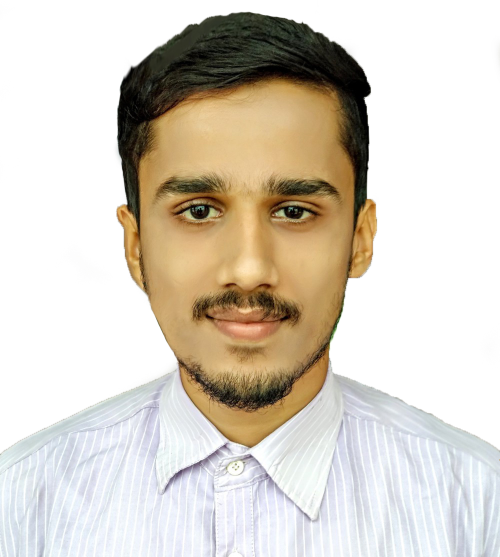
#> input picture DeepLearning_Complete/risu.jpg, 1000 x 1113 px (shown at 1/2 size)
$ jupyter execute Eigenfaces.ipynb
#> lines starting #> are read from the running program, lines starting #| are printed output that depends on the picture
[cell 1]
import numpy as np
from sklearn.decomposition import PCA
import matplotlib.pyplot as pl
from PIL import Image
from skimage import color

[cell 2]
a=Image.open('risu.jpg')
#> a is the input picture: PIL image 1000x1113 RGB; mean R, G, B 215.1, 207.5, 196

[cell 3]
img=np.array(a)

[cell 4]
img=color.rgb2gray(img)
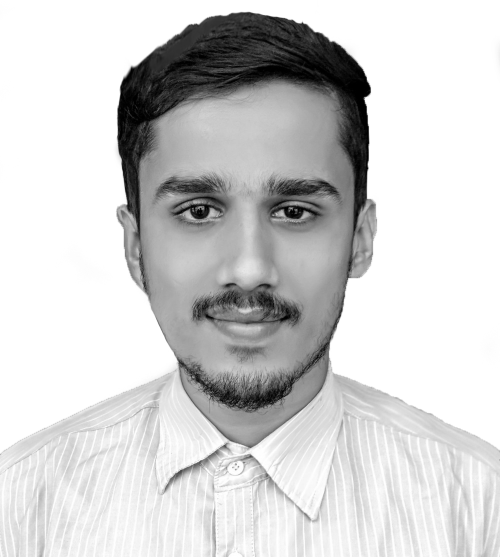
#> img: shape (1113, 1000) float64 (shown at 1/2 size); min 0, max 1, mean 0.817

[cell 5]
img=Image.fromarray(img)
#> img: PIL image 1000x1113 F

[cell 6]
pl.imshow(np.array(img))

[cell 7]
newsize=(1000,1024)
img=img.resize(newsize)
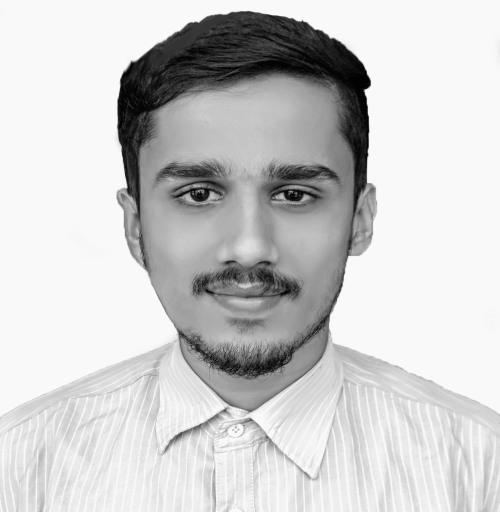
#> img: PIL image 1000x1024 F (shown at 1/2 size); min -0.0154, max 1.02, mean 0.817; drawn with min black and max white

[cell 8]
img=np.array(img)

[cell 9]
img.shape
#> Out = (1024, 1000)

[cell 10]
img2=img.copy()

[cell 11]
pl.imshow(img2)

[cell 12]
pca=PCA(n_components=2).fit_transform(img2)
#> pca = 1024 pairs, first value -12.44 to 7.42, second value -7.17 to 7.83

[cell 13]
pca[:,0].reshape(32,32)

[cell 14]
pl.imshow(pca[:,0].reshape(32,32))
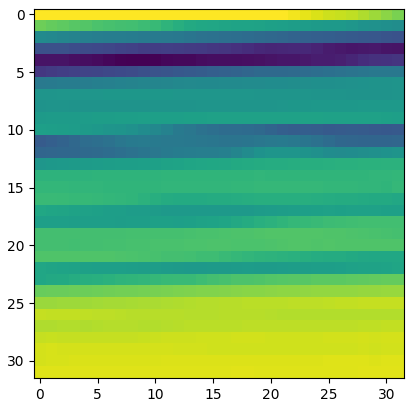
#> figure drawn by matplotlib, 1 panel
